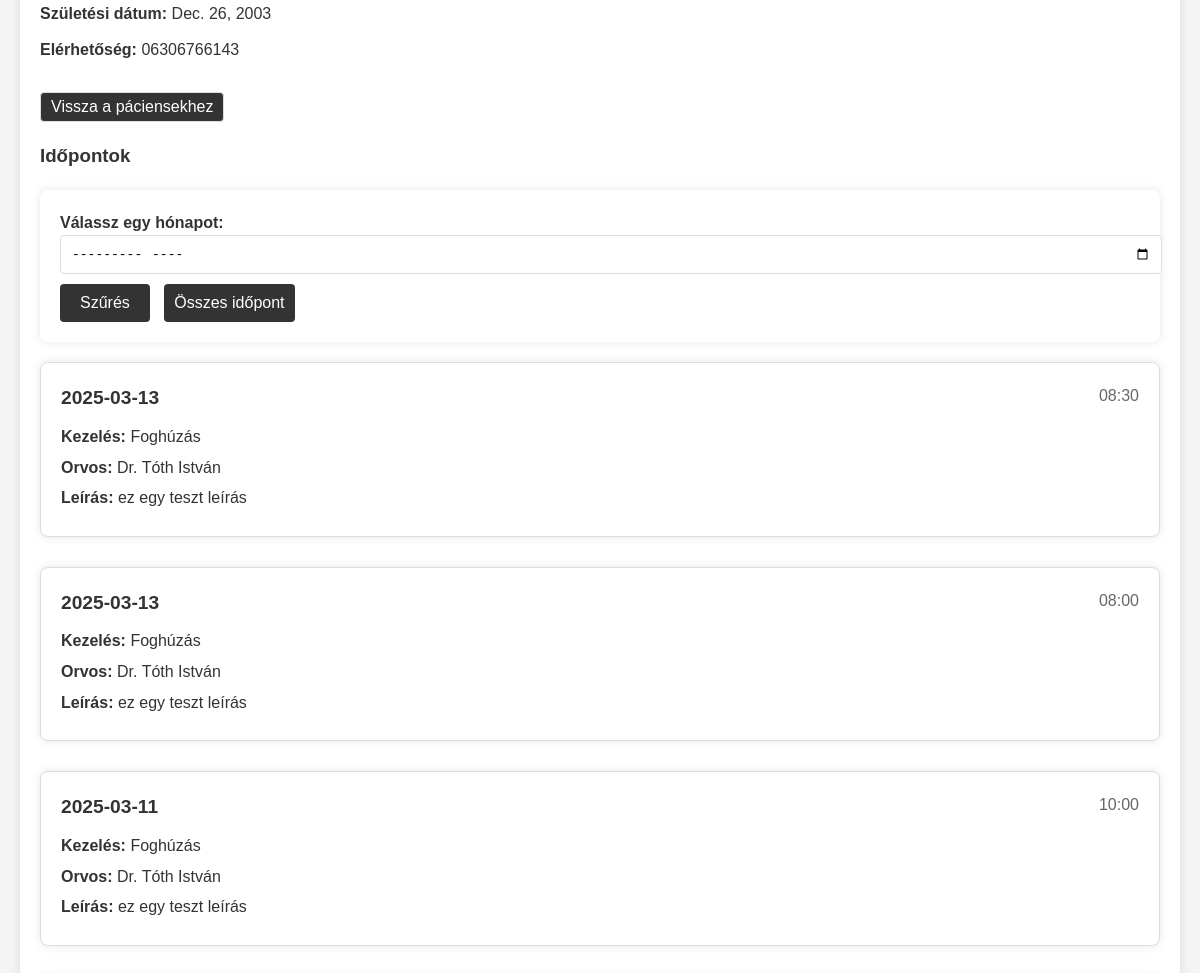
/patients/46918e9b-2410-4db0-8b5c-3090ac6ab9ab/ (signed in, middle part), run on an earlier commit of the app's database.
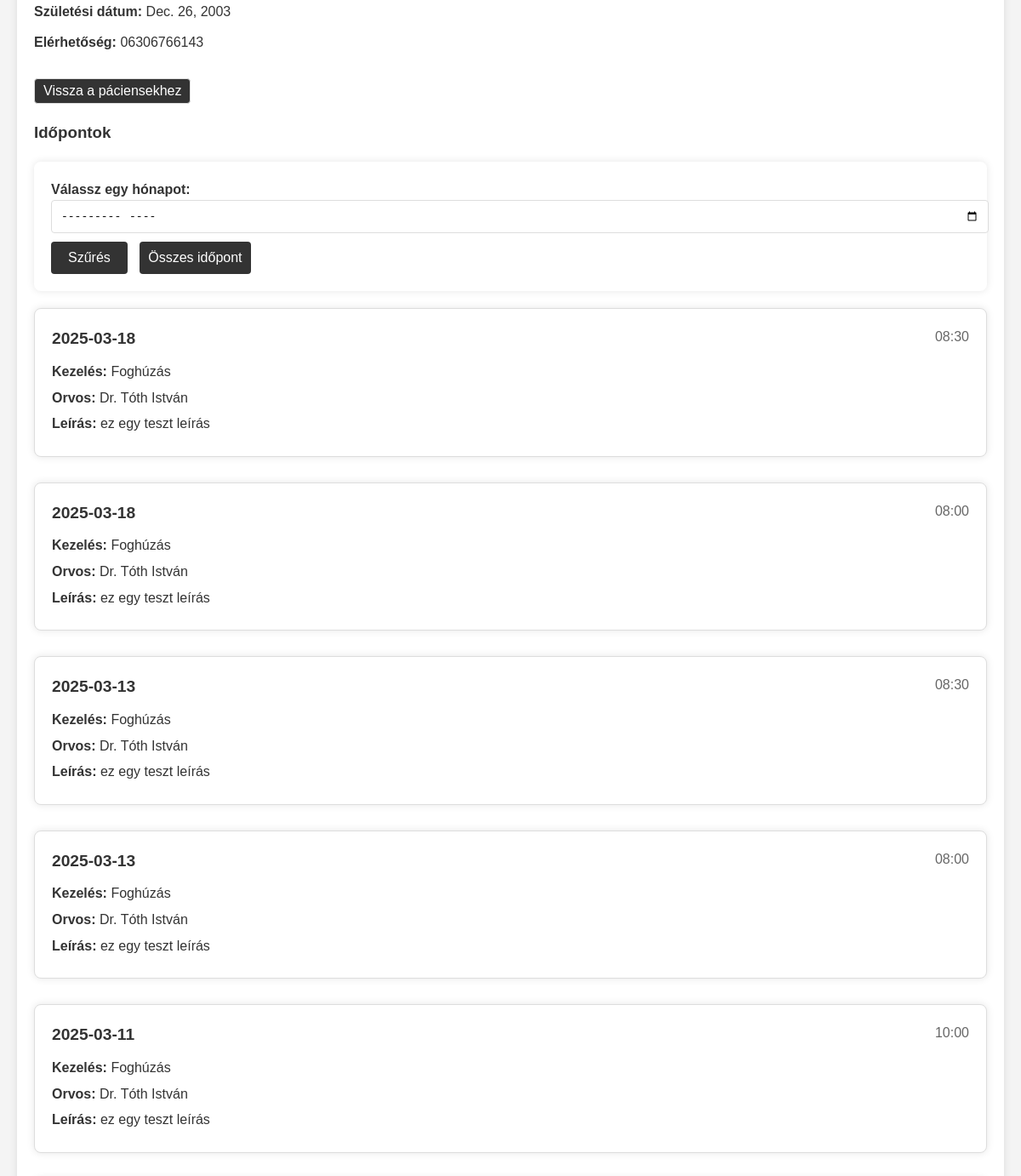
And on a later commit of the database.
### rendeloweboldal/models.py (models this page shows, shortened)
class Appointment(models.Model):
    id = models.UUIDField(primary_key=True, default=uuid4, editable=False)  # FHIR resource identifier
    patient = models.CharField(max_length=64, null=True, blank=True)  # Az időpontot foglaló páciens azonosítója
    practitioner = models.ForeignKey(Doctor, on_delete=models.CASCADE)  # Link to Practitioner resource
    treatment = models.ForeignKey(Treatment, on_delete=models.SET_NULL, null=True, blank=True)  # Link to Treatment
    start = models.DateTimeField()  # Kezdési időpont
    end = models.DateTimeField()  # Befejezési időpont
    status = models.CharField(max_length=64, null=True, blank=True)  # Időpont státusza (pl. foglalt, elérhető)
    custom_description = models.TextField(null=True, blank=True)  # Egyéb információk

class Treatment(models.Model):
    id = models.UUIDField(primary_key=True, default=uuid4, editable=False)  # FHIR resource identifier
    name = models.CharField(max_length=255)  # FHIR 'name' field
    description = models.TextField()  # FHIR 'description' field
    duration = models.DurationField(null=True, blank=True)  # Kezelés hossza (opcionális)
    price = models.DecimalField(max_digits=10, decimal_places=0)  # Ár

class Doctor(models.Model):
    id = models.CharField(max_length=64, primary_key=True)  # FHIR resource identifier
    name = models.CharField(max_length=255)
    photo = models.ImageField(upload_to='doctor_pictures/', null=True, blank=True)  # FHIR 'photo' field
    qualification = models.TextField(null=True, blank=True)  # FHIR 'qualification' field

### rendeloweboldal/views.py (the view)
# urls.py: path('patients/<str:patient_id>/', views.patient_detail_view, name='patient_detail'),
@login_required
def patient_detail_view(request, patient_id):
    if not (request.user.is_staff and not request.user.is_superuser):
        return redirect('home')
    patient = get_object_or_404(Patient, id=patient_id)
    appointments = Appointment.objects.filter(patient=patient_id).order_by('-start')
    month = request.GET.get('month')
    if month:
        year, month = map(int, month.split('-'))
        appointments = appointments.filter(start__year=year, start__month=month)
    return render(request, 'patient_detail.html', {'patient': patient, 'appointments': appointments})

### rendeloweboldal/templates/patient_detail.html (shortened to what this page needs)
{% extends "base.html" %}
{% load static %}
{% block content %}
<section class="patient-detail">
    <div class="patient-info">
        <p><strong>Születési dátum:</strong> {{ patient.birthDate }}</p>
        <p><strong>Elérhetőség:</strong> {{ patient.telecom }}</p>
    </div>
    <button class="button-like" onclick="goToPatients()">Vissza a páciensekhez</button>
    <h3>Időpontok</h3>
    <form method="get" action="{% url 'patient_detail' patient.id %}">
        <label for="month">Válassz egy hónapot:</label>
        <input type="month" id="month" name="month" value="{{ request.GET.month }}">
        <button type="submit">Szűrés</button>
        <button type="button" onclick="showAllAppointments()">Összes időpont</button>
    </form>
    <div class="appointments">
        {% for appointment in appointments %}
        <div class="appointment">
            <div class="appointment-header">
                <span class="appointment-date">{{ appointment.start|date:"Y-m-d" }}</span>
                <span class="appointment-time">{{ appointment.start|date:"H:i" }}</span>
            </div>
            <p><strong>Kezelés:</strong> {{ appointment.treatment.name }}</p>
            <p><strong>Orvos:</strong> {{ appointment.practitioner.name }}</p>
            <p><strong>Leírás:</strong> {{ appointment.treatment.description }}</p>
        </div>
        {% endfor %}
    </div>
</section>
{% endblock %}

What changed in the data, as far as the page shows it:
added Appointment: start "2025-03-18", start "08:30", treatment.name "Foghúzás", practitioner.name "Dr. Tóth István", treatment.description "ez egy teszt leírás"
added Appointment: start "2025-03-18", start "08:00", treatment.name "Foghúzás", practitioner.name "Dr. Tóth István", treatment.description "ez egy teszt leírás"
